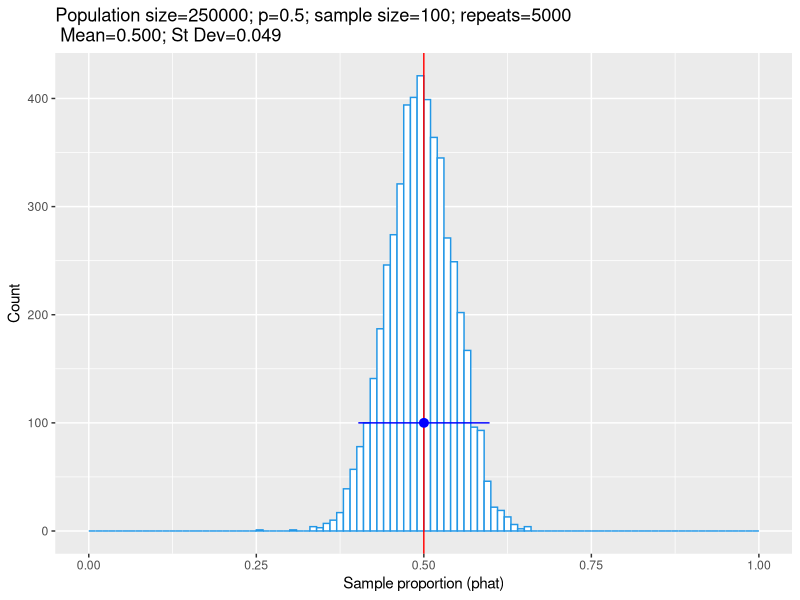
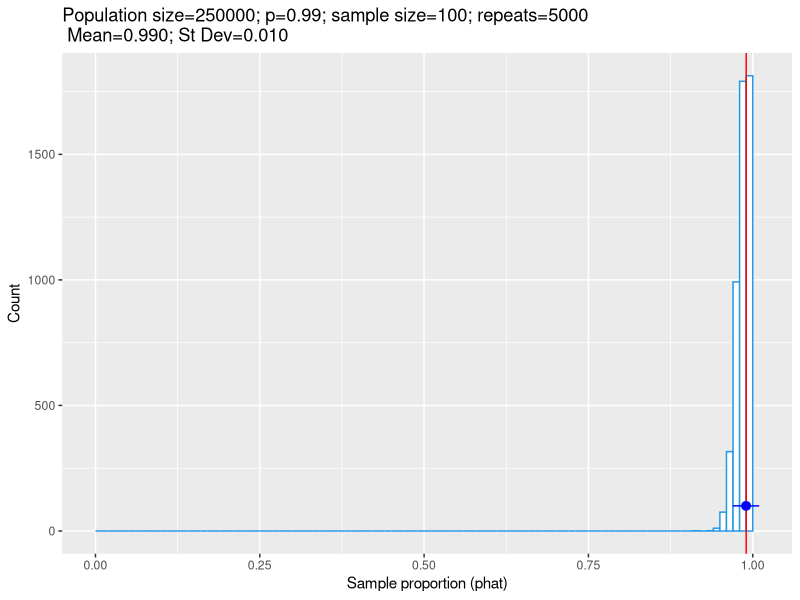
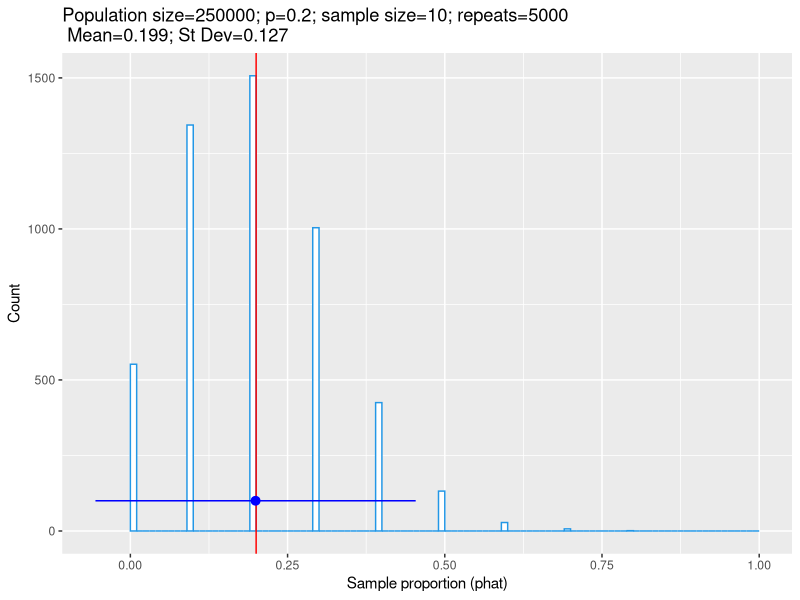
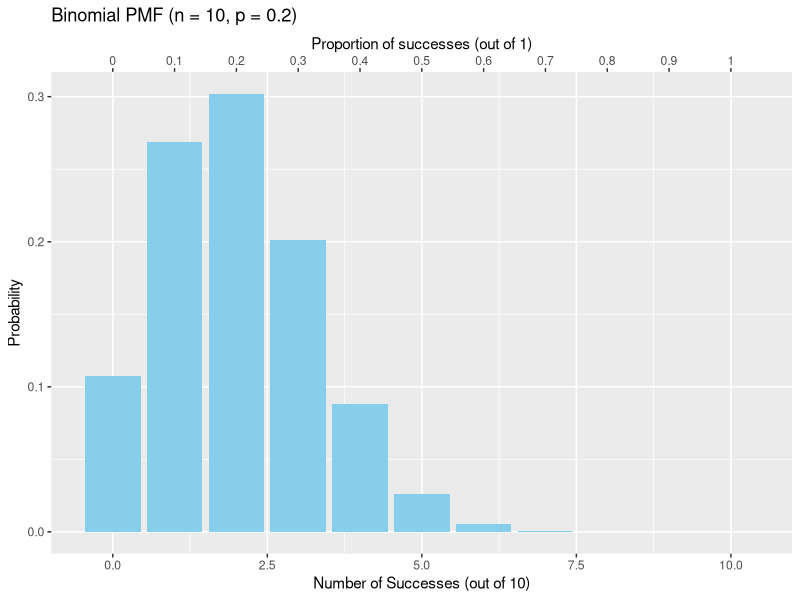

These figures' R source, in order:
library(ggplot2)

# ---- 2b. What would happen if ... ----

sample_phat_fn <- function(pop, n) {
  sampled_entries <- sample(pop, size = n)
  phat <- sum(sampled_entries == "support") / n
  return(phat)
}

sample_plot_sampling_dist_fn <- function(pop_N,pop_proportion,sample_size,K,
                                         sample_phat_fn){
  # Create the new population
  population <- c(rep("support", pop_proportion*pop_N), rep("not", (1-pop_proportion)*pop_N))
  
  # Run the experiment K times
  simulation <- replicate(K, sample_phat_fn(population, n=sample_size))
  
  # mean and standard deviation of sampling distribution
  m = mean(simulation)
  s = sd(simulation)
  
  # plot the Histogram of phat values
  title <- sprintf("Population size=%s; p=%s; sample size=%s; repeats=%s\n Mean=%.3f; St Dev=%.3f", 
                   pop_N, pop_proportion, sample_size,K,m,s)  
  
  ggplot(data=data.frame(simulation), aes(x=simulation)) +
    geom_histogram(breaks=seq(0,1,0.01), color=4, fill="white") +
    geom_vline(aes(xintercept=pop_proportion), color="red") +
    annotate("pointrange", x=m, xmin=m-2*s,xmax=m+2*s,y=K/50, color="blue") +
    labs(title=title, x="Sample proportion (phat)", y="Count")
}

sample_plot_sampling_dist_fn(250000, 0.5, 100, 5000, sample_phat_fn)
sample_plot_sampling_dist_fn(250000, 0.99, 100, 5000, sample_phat_fn)
sample_plot_sampling_dist_fn(250000, 0.2, 10, 5000, sample_phat_fn)


# Does this distribution look familiar? It is just like Binomial(10,0.2)!

# Plot a binomial PMF and add another x axis for proportions
n_binom <- 10
p_binom = 0.2
binom_outcomes <- 0:n_binom
binom_pmf <- dbinom(binom_outcomes, size = n_binom, prob = p_binom)
binom_pmf_df <- data.frame(
  successes = binom_outcomes,
  probability = binom_pmf
)

p <- ggplot(binom_pmf_df, aes(x = successes, y = probability)) +
  geom_bar(stat = "identity", fill = "skyblue") +
  scale_x_continuous(breaks = binom_outcomes) +
  labs(title = paste0("Binomial PMF (n = ", n_binom, ", p = ", p_binom, ")"),
       x = "Number of Successes (out of 10)",
       y = "Probability")

# Create a new axis: 0 to 10, matching the 0-1 scale
axis_vals <- seq(0, 1, by=0.1)
axis_labels <- as.character(axis_vals)
# Convert 0-1 to 0-10 scale for positioning
axis_breaks <- axis_vals * 10

# Add the secondary axis using ggplot2's sec_axis
p2 <- p + scale_x_continuous(
  sec.axis = sec_axis(~ . , name = "Proportion of successes (out of 1)", breaks = axis_breaks, labels = axis_labels)
)

print(p2)
